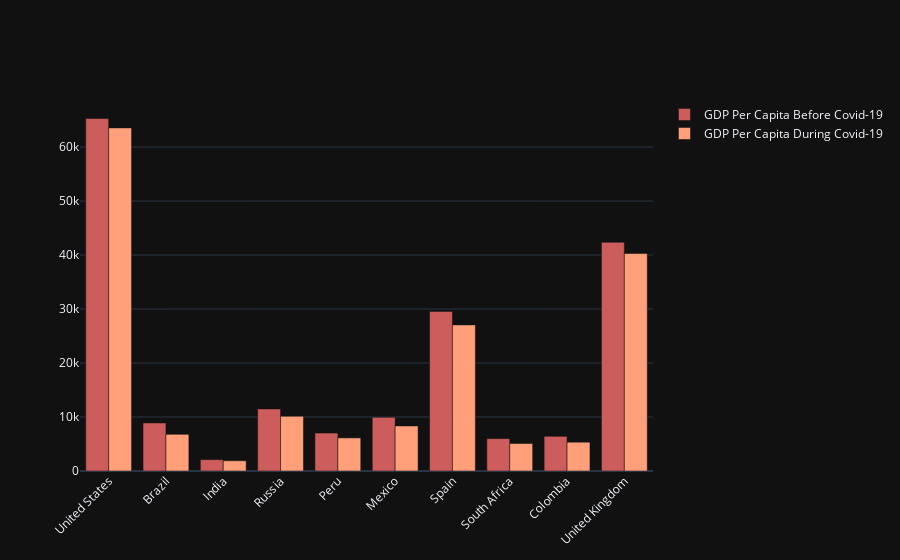

Write notebook code for a chart like this one.
### Markdown cell above
Now let’s compare the GDP per capita before covid-19 and during covid-19 to have a look at the impact of covid-19 on the GDP per capita

### Code cell
fig = go.Figure()
fig.add_trace(go.Bar(
    x=data["Country"],
    y=data["GDP Before Covid"],
    name='GDP Per Capita Before Covid-19',
    marker_color='indianred'
))
fig.add_trace(go.Bar(
    x=data["Country"],
    y=data["GDP During Covid"],
    name='GDP Per Capita During Covid-19',
    marker_color='lightsalmon'
))
fig.update_layout(barmode='group', xaxis_tickangle=-45)
fig.show()

### Figure 1 — Plotly figure (JSON) as saved in the notebook; plotly's stock layout.template omitted (floating-point values rounded to 4 significant figures)
{"data": [{"marker": {"color": "indianred"}, "name": "GDP Per Capita Before Covid-19", "type": "bar", "x": ["United States", "Brazil", "India", "Russia", "Peru", "Mexico", "Spain", "South Africa", "Colombia", "United Kingdom"], "y": [65280.0, 8897.0, 2101.0, 11500.0, 7028.0, 9946.0, 29560.0, 6001.0, 6425.0, 42350.0]}, {"marker": {"color": "lightsalmon"}, "name": "GDP Per Capita During Covid-19", "type": "bar", "x": ["United States", "Brazil", "India", "Russia", "Peru", "Mexico", "Spain", "South Africa", "Colombia", "United Kingdom"], "y": [63540.0, 6797.0, 1901.0, 10130.0, 6127.0, 8347.0, 27060.0, 5091.0, 5333.0, 40280.0]}], "layout": {"barmode": "group", "xaxis": {"tickangle": -45}}}
